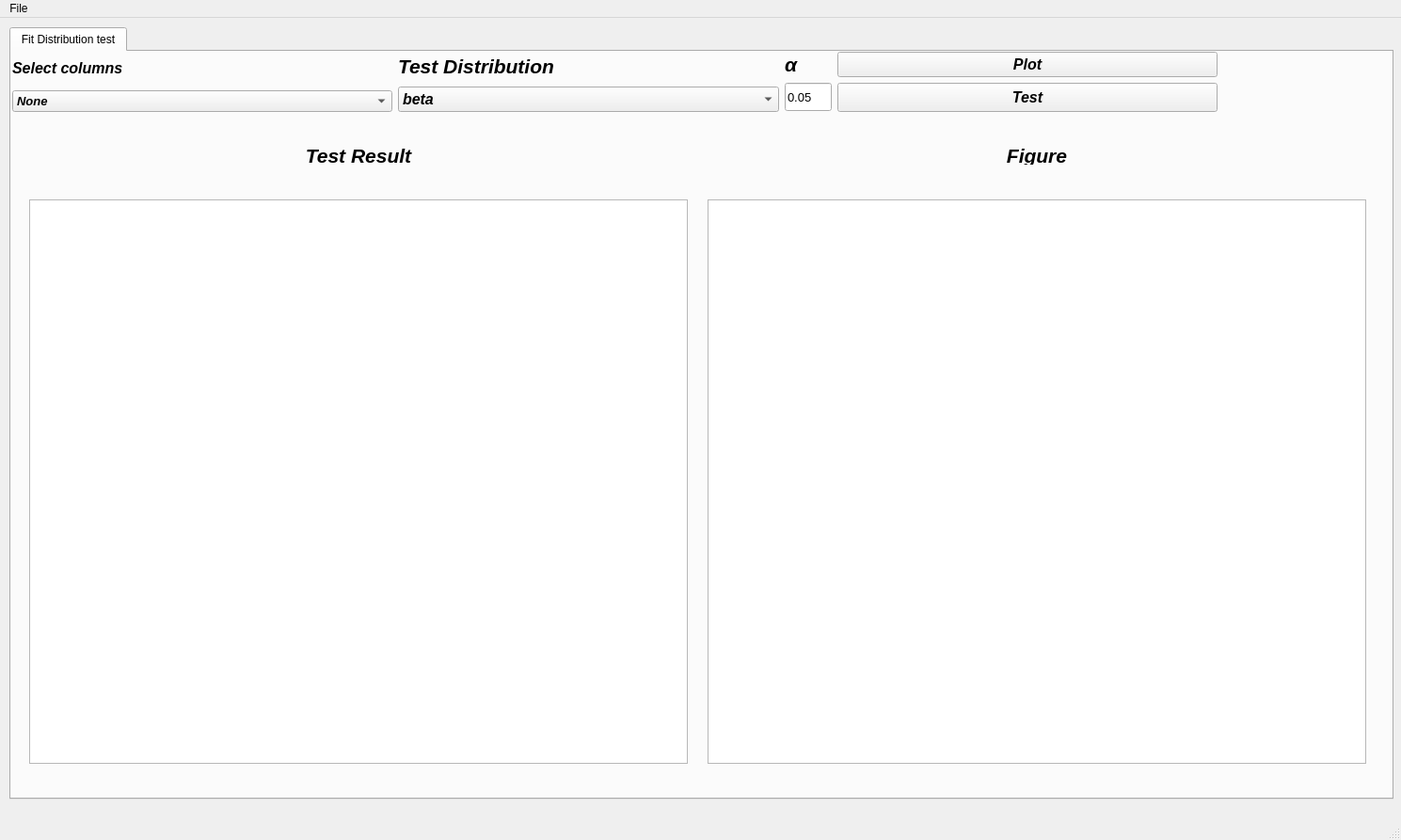
<?xml version="1.0" encoding="UTF-8"?>
<ui version="4.0">
 <class>WalsinMainWindow</class>
 <widget class="QMainWindow" name="WalsinMainWindow">
  <property name="enabled">
   <bool>true</bool>
  </property>
  <property name="geometry">
   <rect>
    <x>0</x>
    <y>0</y>
    <width>1489</width>
    <height>893</height>
   </rect>
  </property>
  <property name="sizePolicy">
   <sizepolicy hsizetype="Maximum" vsizetype="Maximum">
    <horstretch>0</horstretch>
    <verstretch>0</verstretch>
   </sizepolicy>
  </property>
  <property name="windowTitle">
   <string>MainWindow</string>
  </property>
  <widget class="QWidget" name="MainWidget_1">
   <widget class="QTabWidget" name="tabWidget">
    <property name="geometry">
     <rect>
      <x>10</x>
      <y>10</y>
      <width>1471</width>
      <height>821</height>
     </rect>
    </property>
    <property name="sizePolicy">
     <sizepolicy hsizetype="Minimum" vsizetype="Minimum">
      <horstretch>0</horstretch>
      <verstretch>0</verstretch>
     </sizepolicy>
    </property>
    <property name="currentIndex">
     <number>0</number>
    </property>
    <widget class="QWidget" name="tab">
     <attribute name="title">
      <string>Fit Distribution test</string>
     </attribute>
     <widget class="QWidget" name="layoutWidget">
      <property name="geometry">
       <rect>
        <x>1</x>
        <y>0</y>
        <width>1281</width>
        <height>64</height>
       </rect>
      </property>
      <layout class="QHBoxLayout" name="horizontalLayout_2">
       <item>
        <layout class="QVBoxLayout" name="verticalLayout">
         <item>
          <widget class="QLabel" name="label_select_columns_hint">
           <property name="font">
            <font>
             <family>Arial</family>
             <pointsize>12</pointsize>
             <weight>75</weight>
             <italic>true</italic>
             <bold>true</bold>
            </font>
           </property>
           <property name="text">
            <string>Select columns</string>
           </property>
          </widget>
         </item>
         <item>
          <widget class="QComboBox" name="comboBox_select_columns">
           <property name="minimumSize">
            <size>
             <width>100</width>
             <height>0</height>
            </size>
           </property>
           <property name="font">
            <font>
             <family>Arial</family>
             <pointsize>10</pointsize>
             <weight>75</weight>
             <italic>true</italic>
             <bold>true</bold>
            </font>
           </property>
           <item>
            <property name="text">
             <string>None</string>
            </property>
           </item>
          </widget>
         </item>
        </layout>
       </item>
       <item>
        <layout class="QVBoxLayout" name="verticalLayout_2">
         <item>
          <widget class="QLabel" name="label_test_distribution">
           <property name="font">
            <font>
             <family>Arial</family>
             <pointsize>16</pointsize>
             <weight>75</weight>
             <italic>true</italic>
             <bold>true</bold>
            </font>
           </property>
           <property name="toolTipDuration">
            <number>0</number>
           </property>
           <property name="text">
            <string>Test Distribution</string>
           </property>
          </widget>
         </item>
         <item>
          <widget class="QComboBox" name="comboBox_test_distribution">
           <property name="font">
            <font>
             <family>Arial</family>
             <pointsize>12</pointsize>
             <weight>75</weight>
             <italic>true</italic>
             <bold>true</bold>
            </font>
           </property>
           <item>
            <property name="text">
             <string>beta</string>
            </property>
           </item>
           <item>
            <property name="text">
             <string>erlang</string>
            </property>
           </item>
           <item>
            <property name="text">
             <string>expon</string>
            </property>
           </item>
           <item>
            <property name="text">
             <string>gamma</string>
            </property>
           </item>
           <item>
            <property name="text">
             <string>weibull_min</string>
            </property>
           </item>
           <item>
            <property name="text">
             <string>johnsonsu</string>
            </property>
           </item>
           <item>
            <property name="text">
             <string>lognorm</string>
            </property>
           </item>
           <item>
            <property name="text">
             <string>norm</string>
            </property>
           </item>
           <item>
            <property name="text">
             <string>triang</string>
            </property>
           </item>
           <item>
            <property name="text">
             <string>uniform</string>
            </property>
           </item>
           <item>
            <property name="text">
             <string>poisson</string>
            </property>
           </item>
           <item>
            <property name="text">
             <string>all</string>
            </property>
           </item>
          </widget>
         </item>
        </layout>
       </item>
       <item>
        <layout class="QVBoxLayout" name="verticalLayout_3">
         <item>
          <widget class="QLabel" name="label_significant_level_hint">
           <property name="sizePolicy">
            <sizepolicy hsizetype="Maximum" vsizetype="Maximum">
             <horstretch>0</horstretch>
             <verstretch>0</verstretch>
            </sizepolicy>
           </property>
           <property name="font">
            <font>
             <family>Arial</family>
             <pointsize>16</pointsize>
             <weight>75</weight>
             <italic>true</italic>
             <bold>true</bold>
            </font>
           </property>
           <property name="text">
            <string>α</string>
           </property>
          </widget>
         </item>
         <item>
          <widget class="QLineEdit" name="lineEdit_significant">
           <property name="sizePolicy">
            <sizepolicy hsizetype="Maximum" vsizetype="Maximum">
             <horstretch>0</horstretch>
             <verstretch>0</verstretch>
            </sizepolicy>
           </property>
           <property name="minimumSize">
            <size>
             <width>50</width>
             <height>30</height>
            </size>
           </property>
           <property name="maximumSize">
            <size>
             <width>50</width>
             <height>30</height>
            </size>
           </property>
           <property name="font">
            <font>
             <family>Arial</family>
             <pointsize>10</pointsize>
             <weight>50</weight>
             <bold>false</bold>
            </font>
           </property>
           <property name="text">
            <string>0.05</string>
           </property>
          </widget>
         </item>
        </layout>
       </item>
       <item>
        <layout class="QVBoxLayout" name="verticalLayout_6">
         <item>
          <widget class="QPushButton" name="pushButton_plot">
           <property name="font">
            <font>
             <family>Arial</family>
             <pointsize>12</pointsize>
             <weight>75</weight>
             <italic>true</italic>
             <bold>true</bold>
            </font>
           </property>
           <property name="text">
            <string>Plot</string>
           </property>
          </widget>
         </item>
         <item>
          <widget class="QPushButton" name="pushButton_test">
           <property name="sizePolicy">
            <sizepolicy hsizetype="Preferred" vsizetype="Preferred">
             <horstretch>0</horstretch>
             <verstretch>0</verstretch>
            </sizepolicy>
           </property>
           <property name="font">
            <font>
             <family>Arial</family>
             <pointsize>12</pointsize>
             <weight>75</weight>
             <italic>true</italic>
             <bold>true</bold>
            </font>
           </property>
           <property name="text">
            <string>Test</string>
           </property>
          </widget>
         </item>
        </layout>
       </item>
      </layout>
     </widget>
     <widget class="QWidget" name="layoutWidget">
      <property name="geometry">
       <rect>
        <x>4</x>
        <y>69</y>
        <width>1451</width>
        <height>721</height>
       </rect>
      </property>
      <layout class="QHBoxLayout" name="horizontalLayout">
       <item>
        <layout class="QVBoxLayout" name="verticalLayout_4">
         <item>
          <widget class="QLabel" name="label_test_result_hint">
           <property name="maximumSize">
            <size>
             <width>700</width>
             <height>20</height>
            </size>
           </property>
           <property name="font">
            <font>
             <family>Arial</family>
             <pointsize>16</pointsize>
             <weight>75</weight>
             <italic>true</italic>
             <bold>true</bold>
            </font>
           </property>
           <property name="layoutDirection">
            <enum>Qt::RightToLeft</enum>
           </property>
           <property name="autoFillBackground">
            <bool>false</bool>
           </property>
           <property name="text">
            <string>Test Result</string>
           </property>
           <property name="alignment">
            <set>Qt::AlignCenter</set>
           </property>
          </widget>
         </item>
         <item>
          <widget class="QTextBrowser" name="textBrowser_test_result">
           <property name="sizePolicy">
            <sizepolicy hsizetype="Preferred" vsizetype="Preferred">
             <horstretch>0</horstretch>
             <verstretch>0</verstretch>
            </sizepolicy>
           </property>
           <property name="minimumSize">
            <size>
             <width>700</width>
             <height>600</height>
            </size>
           </property>
           <property name="maximumSize">
            <size>
             <width>700</width>
             <height>600</height>
            </size>
           </property>
           <property name="font">
            <font>
             <family>Arial</family>
             <pointsize>12</pointsize>
             <weight>75</weight>
             <italic>true</italic>
             <bold>true</bold>
            </font>
           </property>
          </widget>
         </item>
        </layout>
       </item>
       <item>
        <layout class="QVBoxLayout" name="verticalLayout_5">
         <item>
          <widget class="QLabel" name="label">
           <property name="maximumSize">
            <size>
             <width>16777215</width>
             <height>20</height>
            </size>
           </property>
           <property name="font">
            <font>
             <family>Arial</family>
             <pointsize>16</pointsize>
             <weight>75</weight>
             <italic>true</italic>
             <bold>true</bold>
            </font>
           </property>
           <property name="text">
            <string>Figure</string>
           </property>
           <property name="alignment">
            <set>Qt::AlignCenter</set>
           </property>
          </widget>
         </item>
         <item>
          <widget class="QGraphicsView" name="graphicsView">
           <property name="sizePolicy">
            <sizepolicy hsizetype="Preferred" vsizetype="Preferred">
             <horstretch>0</horstretch>
             <verstretch>0</verstretch>
            </sizepolicy>
           </property>
           <property name="minimumSize">
            <size>
             <width>700</width>
             <height>600</height>
            </size>
           </property>
           <property name="maximumSize">
            <size>
             <width>700</width>
             <height>600</height>
            </size>
           </property>
          </widget>
         </item>
        </layout>
       </item>
      </layout>
     </widget>
    </widget>
   </widget>
  </widget>
  <widget class="QStatusBar" name="statusbar"/>
  <widget class="QMenuBar" name="menubar">
   <property name="geometry">
    <rect>
     <x>0</x>
     <y>0</y>
     <width>1489</width>
     <height>21</height>
    </rect>
   </property>
   <widget class="QMenu" name="menuFileLoad">
    <property name="title">
     <string>File</string>
    </property>
    <addaction name="actionOpen"/>
    <addaction name="actionClose"/>
   </widget>
   <addaction name="menuFileLoad"/>
  </widget>
  <action name="actionOpen">
   <property name="text">
    <string>Open</string>
   </property>
   <property name="shortcut">
    <string>Ctrl+O</string>
   </property>
  </action>
  <action name="actionNew">
   <property name="text">
    <string>New</string>
   </property>
   <property name="shortcut">
    <string>Ctrl+N</string>
   </property>
  </action>
  <action name="actionClose">
   <property name="text">
    <string>Close</string>
   </property>
   <property name="shortcut">
    <string>Ctrl+C</string>
   </property>
  </action>
  <action name="addWinAction">
   <property name="text">
    <string>New Window</string>
   </property>
   <property name="toolTip">
    <string>新增視窗</string>
   </property>
  </action>
 </widget>
 <resources/>
 <connections/>
 <slots>
  <slot>browseSlot()</slot>
  <slot>writeDocSlot()</slot>
  <slot>returnedPressedSlot()</slot>
 </slots>
</ui>
